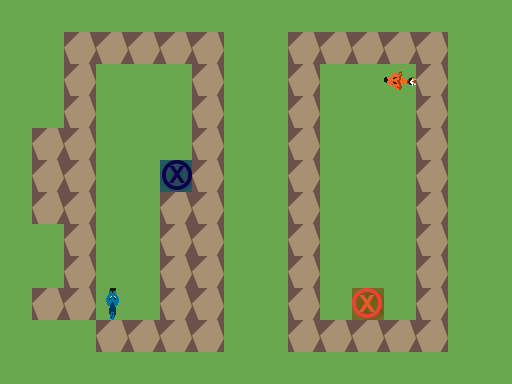

A level layout from a 2D game, rendered from its tile map. Below: a short description, then the map file with its tile-grid data intact:
An orthogonal 16x12 tile map with 32x32 px tiles, 3 tile layers (Ground, Obstacles, Objects), 1 hidden layer not drawn.

<map version="1.0" orientation="orthogonal" renderorder="right-down" width="16" height="12" tilewidth="32" tileheight="32" nextobjectid="6">
 <tileset firstgid="1" name="TilesetPlaceholder" tilewidth="32" tileheight="32" tilecount="240" columns="10">
  <image source="../../../Tileset.png" width="320" height="768" />
 </tileset>
 <layer name="Ground" width="16" height="12">
  <data encoding="csv">
1,1,1,1,1,1,1,1,1,1,1,1,1,1,1,1,
1,1,17,17,17,17,17,1,1,17,17,17,17,17,1,1,
1,1,17,1,1,1,17,1,1,17,1,1,1,17,1,1,
1,1,17,1,1,1,17,1,1,17,1,1,1,17,1,1,
1,17,17,1,1,1,17,1,1,17,1,1,1,17,1,1,
1,17,17,1,1,1,17,1,1,17,1,1,1,17,1,1,
1,17,17,1,1,17,17,1,1,17,1,1,1,17,1,1,
1,1,17,1,1,17,17,1,1,17,1,1,1,17,1,1,
1,1,17,1,1,17,17,1,1,17,1,1,1,17,1,1,
1,17,17,1,1,17,17,1,1,17,1,1,1,17,1,1,
1,1,1,17,17,17,17,1,1,17,17,17,17,17,1,1,
1,1,1,1,1,1,1,1,1,1,1,1,1,1,1,1
</data>
 </layer>
 <layer name="Obstacles" width="16" height="12">
  <data encoding="csv">
0,0,0,0,0,0,0,0,0,0,0,0,0,0,0,0,
0,0,0,0,0,0,0,0,0,0,0,0,0,0,0,0,
0,0,0,0,0,0,0,0,0,0,0,0,0,0,0,0,
0,0,0,0,0,0,0,0,0,0,0,0,0,0,0,0,
0,0,0,0,0,0,0,0,0,0,0,0,0,0,0,0,
0,0,0,0,0,0,0,0,0,0,0,0,0,0,0,0,
0,0,0,0,0,0,0,0,0,0,0,0,0,0,0,0,
0,0,0,0,0,0,0,0,0,0,0,0,0,0,0,0,
0,0,0,0,0,0,0,0,0,0,0,0,0,0,0,0,
0,0,0,0,0,0,0,0,0,0,0,0,0,0,0,0,
0,0,0,0,0,0,0,0,0,0,0,0,0,0,0,0,
0,0,0,0,0,0,0,0,0,0,0,0,0,0,0,0
</data>
 </layer>
 <layer name="Objects" width="16" height="12">
  <data encoding="csv">
0,0,0,0,0,0,0,0,0,0,0,0,0,0,0,0,
0,0,0,0,0,0,0,0,0,0,0,0,0,0,0,0,
0,0,0,0,0,0,0,0,0,0,0,0,1610612927,0,0,0,
0,0,0,0,0,0,0,0,0,0,0,0,0,0,0,0,
0,0,0,0,0,0,0,0,0,0,0,0,0,0,0,0,
0,0,0,0,0,182,0,0,0,0,0,0,0,0,0,0,
0,0,0,0,0,0,0,0,0,0,0,0,0,0,0,0,
0,0,0,0,0,0,0,0,0,0,0,0,0,0,0,0,
0,0,0,0,0,0,0,0,0,0,0,0,0,0,0,0,
0,0,0,192,0,0,0,0,0,0,0,181,0,0,0,0,
0,0,0,0,0,0,0,0,0,0,0,0,0,0,0,0,
0,0,0,0,0,0,0,0,0,0,0,0,0,0,0,0
</data>
 </layer>
 <layer name="Solution" width="16" height="12" visible="0">
  <data encoding="csv">
0,0,0,0,0,0,0,0,0,0,0,0,0,0,0,0,
0,0,0,0,0,0,0,0,0,0,0,0,0,0,0,0,
0,0,0,0,0,0,0,0,0,0,0,0,0,0,0,0,
0,0,0,0,222,0,0,0,0,0,0,0,0,0,0,0,
0,0,0,0,222,0,0,0,0,0,0,0,0,0,0,0,
0,0,0,0,222,0,0,0,0,0,0,0,232,0,0,0,
0,0,0,0,222,0,0,0,0,0,0,0,232,0,0,0,
0,0,0,0,0,0,0,0,0,0,0,0,232,0,0,0,
0,0,0,0,0,0,0,0,0,0,0,0,232,0,0,0,
0,0,0,0,0,0,0,0,0,0,0,0,0,0,0,0,
0,0,0,0,0,0,0,0,0,0,0,0,0,0,0,0,
0,0,0,0,0,0,0,0,0,0,0,0,0,0,0,0
</data>
 </layer>
</map>
